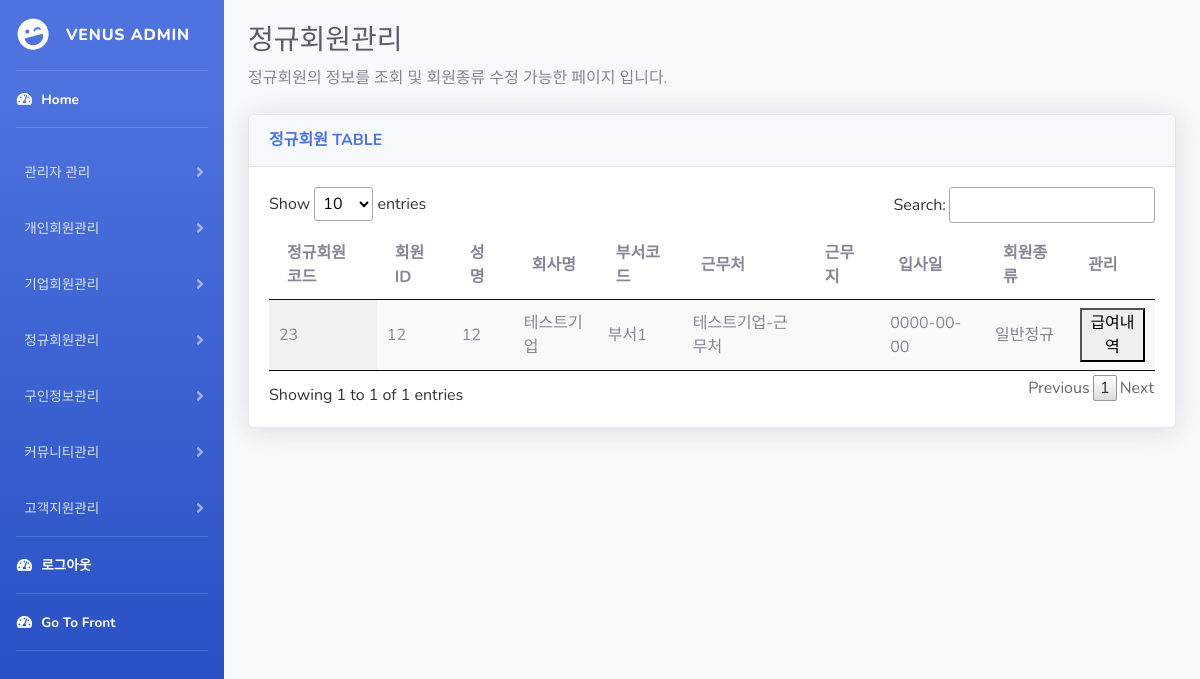
The app's page /admin/regular-member.php (signed in) with its own data.
### tables this page shows
CREATE TABLE IF NOT EXISTS `regularmember` (
  `rmId` int(11) NOT NULL AUTO_INCREMENT,
  `memberId` varchar(50) DEFAULT NULL,
  `jobinforCode` int(11) DEFAULT NULL,
  `companyCode` int(11) DEFAULT NULL,
  `buseoId` int(11) DEFAULT NULL,
  `bankName` varchar(50) DEFAULT NULL,
  `account` varchar(50) DEFAULT NULL,
  `accountHolder` varchar(50) DEFAULT NULL,
  `workPosition` varchar(50) DEFAULT NULL,
  `workPlace` varchar(50) DEFAULT NULL,
  `enteredDate` date DEFAULT NULL,
  `memberType` int(11) DEFAULT NULL,
  PRIMARY KEY (`rmId`),
  KEY `FK_regularmember_membertype` (`memberType`),
  KEY `FK_regularmember_buseo` (`buseoId`),
  KEY `FK_regularmember_member` (`memberId`),
  KEY `FK_regularmember_jobinfor` (`jobinforCode`),
  KEY `FK_regularmember_jobinfor_2` (`companyCode`),
  CONSTRAINT `FK_regularmember_buseo` FOREIGN KEY (`buseoId`) REFERENCES `buseo` (`buseoId`),
  CONSTRAINT `FK_regularmember_jobinfor` FOREIGN KEY (`jobinforCode`) REFERENCES `jobinfo` (`id`) ON DELETE CASCADE,
  CONSTRAINT `FK_regularmember_jobinfor_2` FOREIGN KEY (`companyCode`) REFERENCES `jobinfo` (`companyCode`) ON DELETE CASCADE,
  CONSTRAINT `FK_regularmember_member` FOREIGN KEY (`memberId`) REFERENCES `member` (`memberId`) ON DELETE CASCADE,
  CONSTRAINT `FK_regularmember_membertype` FOREIGN KEY (`memberType`) REFERENCES `membertype` (`typeId`)
);

CREATE TABLE IF NOT EXISTS `member` (
  `memberId` varchar(50) NOT NULL,
  `password` varchar(50) DEFAULT NULL,
  `name` varchar(50) DEFAULT NULL,
  `email` varchar(50) DEFAULT NULL,
  `birthDate` date DEFAULT NULL,
  `phone` varchar(50) DEFAULT NULL,
  `address` varchar(50) DEFAULT '//',
  `profileImg` varchar(50) DEFAULT NULL,
  `hopeArea` varchar(50) DEFAULT NULL,
  `hopeField` varchar(50) DEFAULT NULL,
  PRIMARY KEY (`memberId`)
);

CREATE TABLE IF NOT EXISTS `company` (
  `companyId` varchar(50) NOT NULL,
  `companyCode` int(11) NOT NULL AUTO_INCREMENT,
  `crn` varchar(50) DEFAULT NULL,
  `password` varchar(50) DEFAULT NULL,
  `companyName` varchar(50) DEFAULT NULL,
  `ceoName` varchar(50) DEFAULT NULL,
  `phone` varchar(50) DEFAULT NULL,
  `fax` varchar(50) DEFAULT NULL,
  `address` varchar(50) DEFAULT '//',
  `managerName` varchar(50) DEFAULT NULL,
  `managerEmail` varchar(50) DEFAULT NULL,
  `managerPhone` varchar(50) DEFAULT NULL,
  `uptaeId` int(11) DEFAULT NULL,
  `guinId` int(11) DEFAULT NULL,
  `homepageUrl` varchar(50) DEFAULT NULL,
  PRIMARY KEY (`companyId`),
  UNIQUE KEY `companyCode` (`companyCode`),
  KEY `FK_company_uptae` (`uptaeId`),
  KEY `FK_company_guin` (`guinId`),
  CONSTRAINT `FK_company_guin` FOREIGN KEY (`guinId`) REFERENCES `guin` (`guinId`),
  CONSTRAINT `FK_company_uptae` FOREIGN KEY (`uptaeId`) REFERENCES `uptae` (`uptaeId`)
);

CREATE TABLE IF NOT EXISTS `buseo` (
  `buseoId` int(11) NOT NULL AUTO_INCREMENT,
  `buseoName` varchar(50) DEFAULT NULL,
  PRIMARY KEY (`buseoId`)
);

CREATE TABLE IF NOT EXISTS `membertype` (
  `typeId` int(11) NOT NULL AUTO_INCREMENT,
  `typeName` varchar(50) DEFAULT NULL,
  PRIMARY KEY (`typeId`)
);

### admin/db/regular-member/getRegularMember.php (called while the page is built, shortened)
<?php
function getRegularMember(){
    include 'db/dbcon.php';
    $result = null;
    if (!isset($errMSG)) {
        try {
            $stmt = $con -> prepare('SELECT * FROM regularmember r, member m, buseo b, membertype t , company c WHERE r.memberId = m.memberId AND r.buseoId = b.buseoId AND r.memberType=t.typeId AND r.companyCode=c.companyCode');
            if ($stmt -> execute()) {
                $result = $stmt -> fetchAll(PDO:: FETCH_ASSOC);
            }
            else {
                $errMSG = "사용자 추가 에러";
            }
        } catch (PDOException $e) {
            die("Database error: ".$e -> getMessage());
        }
    }
    return $result;
}
?>

### admin/regular-member.php (the view, shortened to what this page needs)
<?php
include_once 'nav.php';
include_once 'db/regular-member/getRegularMember.php';
?>
<link href="static/css/board.css" rel="stylesheet" type="text/css">
<div id="content-wrapper" class="d-flex flex-column">
    <div id="content">
        <div class="container-fluid">
            <h1 class="h3 mb-2 text-gray-800">정규회원관리</h1>
            <p class="mb-4">정규회원의 정보를 조회 및 회원종류 수정 가능한 페이지 입니다.</p>
            <div class="card shadow mb-4">
                <div class="card-header py-3">
                    <h6 class="m-0 font-weight-bold text-primary">정규회원 TABLE</h6>
                </div>
                <div class="card-body">
                    <table id="example" class="display">
                        <thead>
                            <tr>
                                <th>정규회원코드</th>
                                <th>회원ID</th>
                                <th>성명</th>
                                <th>회사명</th>
                                <th>부서코드</th>
                                <th>근무처</th>
                                <th>근무지</th>
                                <th>입사일</th>
                                <th>회원종류</th>
                                <th>관리</th>
                            </tr>
                        </thead>
                        <tbody>
                            <?php
                            if($loginType=="admin")
                                $rm= getRegularMember();
                            else
                                $rm = getRegularMemberByCompany($login);
                            for($i=0;$i<sizeof($rm);$i++){
                                echo "<tr id='id-rm-".$rm[$i]['rmId']."' >";
                                echo "<td class='class-rm'>".$rm[$i]['rmId']."</td>";
                                echo "<td class='class-member' >".$rm[$i]['memberId']."</td>";
                                echo "<td>".$rm[$i]['name']."</td>";
                                echo "<td>".$rm[$i]['companyName']."</td>";
                                echo "<td>".$rm[$i]['buseoName']."</td>";
                                echo "<td>".$rm[$i]['workPosition']."</td>";
                                echo "<td>".$rm[$i]['workPlace']."</td>";
                                echo "<td>".$rm[$i]['enteredDate']."</td>";
                                echo "<td>".$rm[$i]['typeName']."</td>";
                                echo "<td><button class='show-salary-history'>급여내역</button></td>";
                            }
                            ?>
                        </tbody>
                    </table>
                </div>  </div>
        </div>
    </div>
</div>

### admin/static/css/board.css (style rules this page uses)
table.dataTable { width: 100%; margin: 0 auto; clear: both; border-collapse: separate; border-spacing: 0 }
table.dataTable thead th, table.dataTable tfoot th { font-weight: bold }
table.dataTable thead th, table.dataTable thead td { padding: 10px 18px; border-bottom: 1px solid #111 }
table.dataTable thead .sorting, table.dataTable thead .sorting_asc, table.dataTable thead .sorting_desc, table.dataTable thead .sorting_asc_disabled, table.dataTable thead .sorting_desc_disabled { cursor: pointer; *cursor: hand; background-repeat: no-repeat; background-position: center right }
table.dataTable thead .sorting { background-image: url("../images/sort_both.png") }
table.dataTable thead .sorting_asc { background-image: url("../images/sort_asc.png") }
table.dataTable tbody tr { background-color: #ffffff }
table.dataTable tbody th, table.dataTable tbody td { padding: 8px 10px }
table.dataTable.row-border tbody th, table.dataTable.row-border tbody td, table.dataTable.display tbody th, table.dataTable.display tbody td { border-top: 1px solid #ddd }
table.dataTable.row-border tbody tr:first-child th, table.dataTable.row-border tbody tr:first-child td, table.dataTable.display tbody tr:first-child th, table.dataTable.display tbody tr:first-child td { border-top: none }
table.dataTable.stripe tbody tr.odd, table.dataTable.display tbody tr.odd { background-color: #f9f9f9 }
table.dataTable.order-column tbody tr>.sorting_1, table.dataTable.order-column tbody tr>.sorting_2, table.dataTable.order-column tbody tr>.sorting_3, table.dataTable.display tbody tr>.sorting_1, table.dataTable.display tbody tr>.sorting_2, table.dataTable.display tbody tr>.sorting_3 { background-color: #fafafa }
table.dataTable.display tbody tr.odd>.sorting_1, table.dataTable.order-column.stripe tbody tr.odd>.sorting_1 { background-color: #f1f1f1 }
table.dataTable.no-footer { border-bottom: 1px solid #111 }
table.dataTable, table.dataTable th, table.dataTable td { box-sizing: content-box }

### records on screen
regularmember: rmId "23", memberId.memberId "12", memberId.name "12", company.companyName "테스트기업", buseoId.buseoName "부서1", workPosition "테스트기업-근무처", enteredDate "0000-00-00", memberType.typeName "일반정규"
